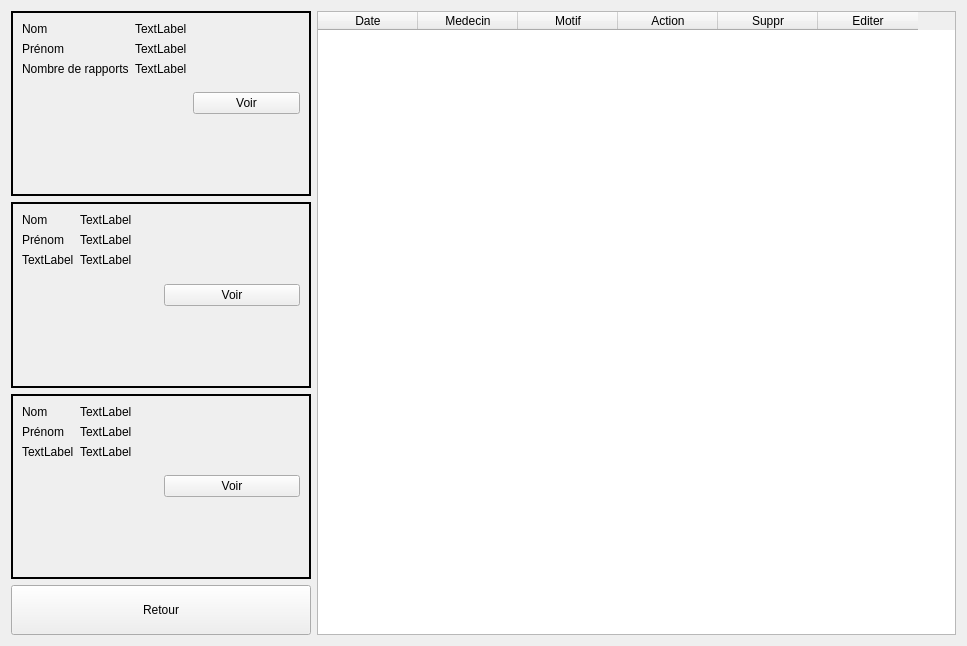
<?xml version="1.0" encoding="UTF-8"?>
<ui version="4.0">
 <class>Form</class>
 <widget class="QWidget" name="Form">
  <property name="geometry">
   <rect>
    <x>0</x>
    <y>0</y>
    <width>967</width>
    <height>646</height>
   </rect>
  </property>
  <property name="windowTitle">
   <string>Form</string>
  </property>
  <layout class="QHBoxLayout" name="horizontalLayout">
   <item>
    <layout class="QVBoxLayout" name="verticalLayout">
     <item>
      <widget class="QFrame" name="frame">
       <property name="minimumSize">
        <size>
         <width>300</width>
         <height>150</height>
        </size>
       </property>
       <property name="baseSize">
        <size>
         <width>300</width>
         <height>100</height>
        </size>
       </property>
       <property name="inputMethodHints">
        <set>Qt::ImhNone</set>
       </property>
       <property name="frameShape">
        <enum>QFrame::Panel</enum>
       </property>
       <property name="lineWidth">
        <number>2</number>
       </property>
       <layout class="QHBoxLayout" name="horizontalLayout_3">
        <item>
         <layout class="QFormLayout" name="formLayout_3">
          <item row="0" column="0">
           <widget class="QLabel" name="admin_vis1_label_nom">
            <property name="text">
             <string>Nom</string>
            </property>
           </widget>
          </item>
          <item row="0" column="1">
           <widget class="QLabel" name="admin_vis1_nom">
            <property name="text">
             <string>TextLabel</string>
            </property>
           </widget>
          </item>
          <item row="1" column="0">
           <widget class="QLabel" name="label_15">
            <property name="text">
             <string>Prénom</string>
            </property>
           </widget>
          </item>
          <item row="1" column="1">
           <widget class="QLabel" name="admin_vis1_prenom">
            <property name="text">
             <string>TextLabel</string>
            </property>
           </widget>
          </item>
          <item row="2" column="0">
           <widget class="QLabel" name="label_17">
            <property name="text">
             <string>Nombre de rapports</string>
            </property>
           </widget>
          </item>
          <item row="2" column="1">
           <widget class="QLabel" name="admin_vis1_count">
            <property name="text">
             <string>TextLabel</string>
            </property>
           </widget>
          </item>
         </layout>
        </item>
        <item>
         <widget class="QPushButton" name="admin_boutton_vis1">
          <property name="styleSheet">
           <string notr="true"/>
          </property>
          <property name="text">
           <string>Voir</string>
          </property>
         </widget>
        </item>
       </layout>
      </widget>
     </item>
     <item>
      <widget class="QFrame" name="frame_2">
       <property name="minimumSize">
        <size>
         <width>300</width>
         <height>150</height>
        </size>
       </property>
       <property name="inputMethodHints">
        <set>Qt::ImhNone</set>
       </property>
       <property name="frameShape">
        <enum>QFrame::Panel</enum>
       </property>
       <property name="lineWidth">
        <number>2</number>
       </property>
       <layout class="QHBoxLayout" name="horizontalLayout_4">
        <item>
         <layout class="QFormLayout" name="formLayout_2">
          <item row="0" column="0">
           <widget class="QLabel" name="label_7">
            <property name="text">
             <string>Nom</string>
            </property>
           </widget>
          </item>
          <item row="0" column="1">
           <widget class="QLabel" name="admin_vis2_nom">
            <property name="text">
             <string>TextLabel</string>
            </property>
           </widget>
          </item>
          <item row="1" column="0">
           <widget class="QLabel" name="label_9">
            <property name="text">
             <string>Prénom</string>
            </property>
           </widget>
          </item>
          <item row="1" column="1">
           <widget class="QLabel" name="admin_vis2_prenom">
            <property name="text">
             <string>TextLabel</string>
            </property>
           </widget>
          </item>
          <item row="2" column="0">
           <widget class="QLabel" name="label_11">
            <property name="text">
             <string>TextLabel</string>
            </property>
           </widget>
          </item>
          <item row="2" column="1">
           <widget class="QLabel" name="admin_vis2_count">
            <property name="text">
             <string>TextLabel</string>
            </property>
           </widget>
          </item>
         </layout>
        </item>
        <item>
         <widget class="QPushButton" name="admin_boutton_vis2">
          <property name="text">
           <string>Voir</string>
          </property>
         </widget>
        </item>
       </layout>
      </widget>
     </item>
     <item>
      <widget class="QFrame" name="frame_3">
       <property name="minimumSize">
        <size>
         <width>300</width>
         <height>150</height>
        </size>
       </property>
       <property name="inputMethodHints">
        <set>Qt::ImhNone</set>
       </property>
       <property name="frameShape">
        <enum>QFrame::Panel</enum>
       </property>
       <property name="frameShadow">
        <enum>QFrame::Plain</enum>
       </property>
       <property name="lineWidth">
        <number>2</number>
       </property>
       <layout class="QHBoxLayout" name="horizontalLayout_2">
        <item>
         <layout class="QFormLayout" name="formLayout">
          <item row="0" column="0">
           <widget class="QLabel" name="label">
            <property name="text">
             <string>Nom</string>
            </property>
           </widget>
          </item>
          <item row="0" column="1">
           <widget class="QLabel" name="admin_vis3_nom">
            <property name="text">
             <string>TextLabel</string>
            </property>
           </widget>
          </item>
          <item row="1" column="0">
           <widget class="QLabel" name="label_3">
            <property name="text">
             <string>Prénom</string>
            </property>
           </widget>
          </item>
          <item row="1" column="1">
           <widget class="QLabel" name="admin_vis3_prenom">
            <property name="text">
             <string>TextLabel</string>
            </property>
           </widget>
          </item>
          <item row="2" column="0">
           <widget class="QLabel" name="label_5">
            <property name="text">
             <string>TextLabel</string>
            </property>
           </widget>
          </item>
          <item row="2" column="1">
           <widget class="QLabel" name="admin_vis3_count">
            <property name="text">
             <string>TextLabel</string>
            </property>
           </widget>
          </item>
         </layout>
        </item>
        <item>
         <widget class="QPushButton" name="admin_boutton_vis3">
          <property name="text">
           <string>Voir</string>
          </property>
         </widget>
        </item>
       </layout>
      </widget>
     </item>
     <item>
      <widget class="QPushButton" name="admin_to_index">
       <property name="minimumSize">
        <size>
         <width>0</width>
         <height>50</height>
        </size>
       </property>
       <property name="text">
        <string>Retour</string>
       </property>
      </widget>
     </item>
    </layout>
   </item>
   <item>
    <widget class="QTableWidget" name="admin_tableau_rapports">
     <column>
      <property name="text">
       <string>Date</string>
      </property>
     </column>
     <column>
      <property name="text">
       <string>Medecin</string>
      </property>
     </column>
     <column>
      <property name="text">
       <string>Motif</string>
      </property>
     </column>
     <column>
      <property name="text">
       <string>Action</string>
      </property>
     </column>
     <column>
      <property name="text">
       <string>Suppr</string>
      </property>
     </column>
     <column>
      <property name="text">
       <string>Editer</string>
      </property>
     </column>
    </widget>
   </item>
  </layout>
 </widget>
 <resources>
  <include location="ressources.qrc"/>
 </resources>
 <connections/>
</ui>
